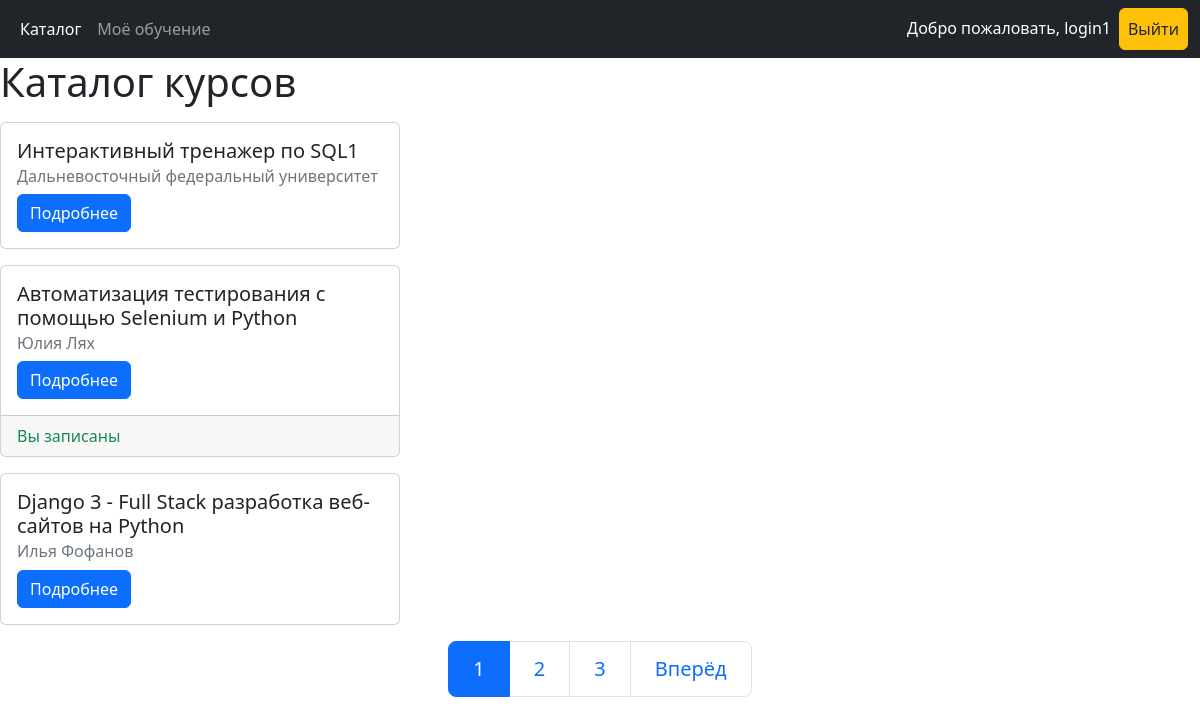
/catalog/ (signed in), run on the app's committed database.
### courses/models.py (models this page shows, shortened)
class Course(models.Model):
    title = models.CharField(max_length=100, verbose_name='Название')
    author = models.CharField(max_length=100, verbose_name='Автор')
    description = models.TextField(verbose_name='Описание курса')
    class Meta:
        verbose_name = 'Курс'
        verbose_name_plural = 'Курсы'

### courses/views.py (the view)
# urls.py: path('catalog/', AllCoursesView.as_view(), name="catalog"),
class AllCoursesView(ListView):
    model = Course
    paginate_by = 3
    template_name = "courses/catalog.html"

### courses/templates/courses/catalog.html
{% extends "courses/index.html" %}
{% block content %}
    <h1>Каталог курсов</h1>
        {% for course in object_list  %}
        <div class="card mb-3 mt-3" style="max-width: 25rem;">
            <div class="card-body">
                <h5 class="card-title">{{ course.title }}</h5>
                <h6 class="card-subtitle mb-2 text-muted">{{ course.author }}</h6>
                <a href="{% url 'course-detail' course.pk %}" class="btn btn-primary">Подробнее</a>
            </div>
           {% if request.user.is_authenticated %}
                {% if course in  user.profile.courses.all %}
               <div class="card-footer text-success">
                    Вы записаны
               </div>
                {% endif %}
            {% endif %}
        </div>
        {% endfor %}
{% endblock content %}

### courses/templates/courses/index.html (shortened to what this page needs)
<!doctype html>
<html lang="ru">
  <head>
    <link href="https://cdn.jsdelivr.net/npm/bootstrap@5.2.2/dist/css/bootstrap.min.css" rel="stylesheet">
  </head>
  <body>
    <nav class="navbar navbar-expand-lg navbar-dark bg-dark sticky-top">
    <div class="container-fluid">
        <div class="collapse navbar-collapse" id="navbarContent">
            <ul class="navbar-nav me-auto">
                {% if user.is_superuser %}
                    <li class="nav-item">
                        {% url 'control' as url_control %}
                        <a class="nav-link{% if url_control == request.path %} active {% endif %}" href={{url_control}}>Управление курсами</a>
                    </li>
                {% else %}
                {% if request.user.is_authenticated %}
                    <li class="nav-item">
                        {% url 'catalog' as url_catalog %}
                        <a class="nav-link{% if url_catalog == request.path %} active {% endif %}" href={{url_catalog}}>Каталог</a>
                    </li>
                    <li class="nav-item">
                        {% url 'learn' as url_learn %}
                        <a class="nav-link{% if url_learn == request.path %} active {% endif %}" href={{url_learn}}>Моё обучение</a>
                    </li>
                {% else %}
                    <li class="nav-item">
                        {% url 'catalog' as url_catalog %}
                        <a class="nav-link{% if url_catalog == request.path %} active {% endif %}" href={{url_catalog}}>Каталог</a>
                    </li>
                {% endif %}
                {% endif %}
            </ul>
            <ul class="navbar-nav">
                {% if request.user.is_authenticated %}
                <li class="nav-item">
                    <a class="nav-link disabled" style="color: white;" href="#"> Добро пожаловать, {{ request.user }} </a>
                </li>
                <li class="nav-item">
                    <a class=" btn nav-link btn-warning ml-5 text-dark link-dark" href="{% url 'logout' %}"> Выйти </a>
                </li>
                {% endif %}
            </ul>
        </div>
    </div>
</nav>
    {% block content %}{% endblock content %}
    {% block footer %}
    {% if page_obj.has_other_pages %}
          <nav aria-label="...">
      <ul class="pagination pagination-lg justify-content-center">
        {% for p in paginator.page_range %}
        {% if p >= page_obj.number|add:-2 and p <= page_obj.number|add:2 %}
        <li class="page-item"><a class="page-link {% if page_obj.number == p %}active{% endif %}" href="?page={{p}}">{{p}}</a></li>
        {% endif %}
        {% endfor %}
        <li class="page-item">
          {% if  page_obj.has_next %}
          <a class="page-link" href="?page={{page_obj.next_page_number}}">Вперёд</a>
          {% endif %}
        </li>
      </ul>
    </nav>
    {% endif %}
    {% endblock footer %}
  </body>
</html>

### data on the page
Course: title "Интерактивный тренажер по SQL1", author "Дальневосточный федеральный университет"
Course: title "Автоматизация тестирования с помощью Selenium и Python", author "Юлия Лях", shows "Вы записаны"
Course: title "Django 3 - Full Stack разработка веб-сайтов на Python", author "Илья Фофанов"

### other printed values
{{ request.user }} "login1"
{{ p }} "1" "2" "3"
